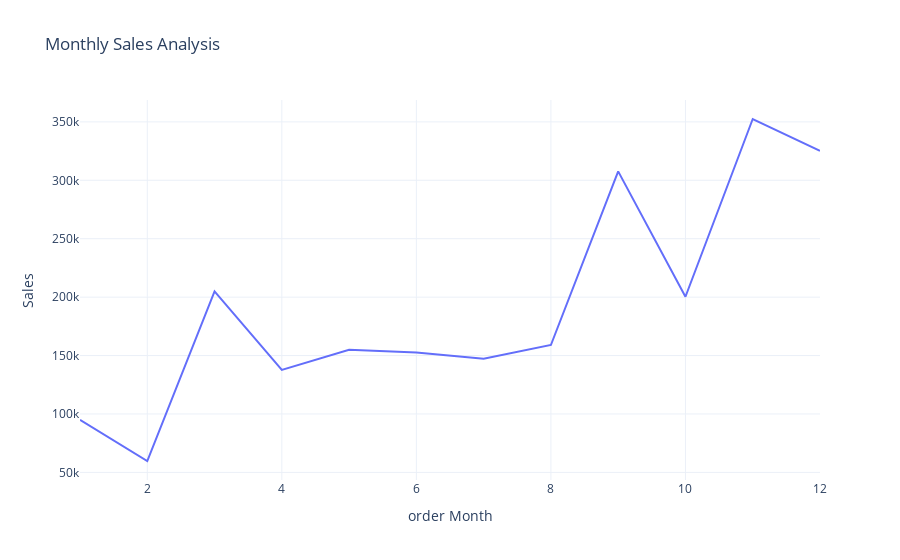

Notebook source saved alongside this figure:
### Code cell
fig = px.line(sales_by_month,
              x='order Month',
              y='Sales',
              title='Monthly Sales Analysis')
fig.show()

### Figure 1 — Plotly figure (JSON) as saved in the notebook; plotly's stock layout.template omitted (floating-point values rounded to 4 significant figures)
{"data": [{"hovertemplate": "order Month=%{x}<br>Sales=%{y}<extra></extra>", "legendgroup": "", "line": {"color": "#636efa", "dash": "solid"}, "marker": {"symbol": "circle"}, "mode": "lines", "name": "", "orientation": "v", "showlegend": false, "x": [1, 2, 3, 4, 5, 6, 7, 8, 9, 10, 11, 12], "xaxis": "x", "y": [94920.0, 59750.0, 205000.0, 137800.0, 155000.0, 152700.0, 147200.0, 159000.0, 307600.0, 200300.0, 352500.0, 325300.0], "yaxis": "y", "type": "scatter"}], "layout": {"xaxis": {"anchor": "y", "domain": [0.0, 1.0], "title": {"text": "order Month"}}, "yaxis": {"anchor": "x", "domain": [0.0, 1.0], "title": {"text": "Sales"}}, "legend": {"tracegroupgap": 0}, "title": {"text": "Monthly Sales Analysis"}}}
